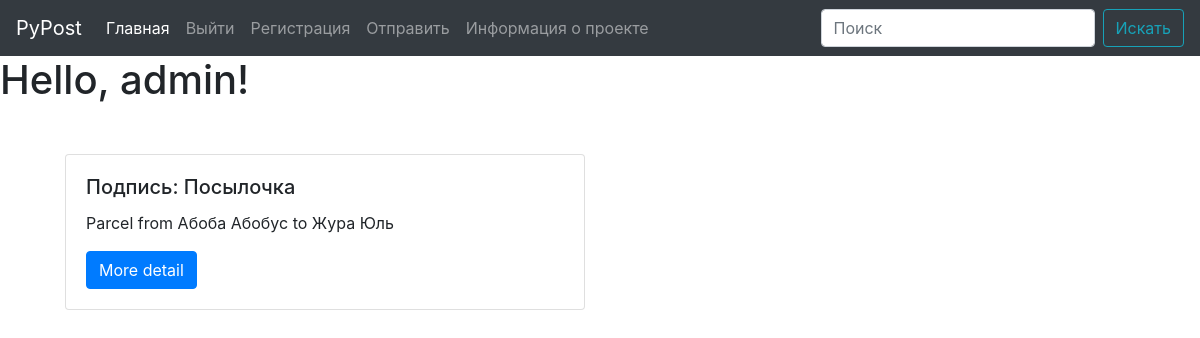
Screenshot of / (signed in) with the database file from the repository.
### postapp/models.py (models this page shows)
class PostalItem(models.Model):
    id = models.AutoField(primary_key=True, unique=True)
    name = models.CharField(max_length=100, null=True)
    sender = models.ForeignKey(Customer, related_name='senders', on_delete=models.CASCADE)
    receiver = models.ForeignKey(Customer, related_name='receivers', on_delete=models.CASCADE)
    departure_date = models.DateField(auto_now_add=True)
    type = models.CharField(max_length=9, choices=CHOICES)
    class Meta:
        db_table = 'postal_item'
        ordering = ['-departure_date']
    def __str__(self):
        return f"{self.get_type_display()} from {self.sender} to {self.receiver}"

class Customer(models.Model):
    id = models.AutoField(primary_key=True, unique=True)
    user = models.ForeignKey(User, related_name="customers", on_delete=models.CASCADE)
    first_name = models.CharField(max_length=50)
    last_name = models.CharField(max_length=50)
    adress = models.CharField(max_length=50)
    index = models.CharField(max_length=6)
    class Meta:
        db_table = 'customer'
        ordering = ['first_name', 'last_name']
    def __str__(self):
        return f"{self.first_name} {self.last_name}"

### postapp/views.py (the view)
# urls.py: path('', views.IndexView.as_view(), name='index'),
class IndexView(ListView):
    model = PostalItem
    context_object_name = 'items'
    template_name = 'index.html'

### templates/index.html
{% extends 'base.html' %}
{%block content%}
  {% if user.is_authenticated %}
    <h1>Hello, {{user.username}}!</h1>
  {% endif%}
  {% if items %}
    {%for item in items%}
        <div class="row" style="margin: 50px;">
            <div class="col-sm-6">
              <div class="card">
                <div class="card-body">
                  <h5 class="card-title">Подпись: {{item.name}}</h5>
                  <p class="card-text">{{item}}</p>
                  <a href="{%url 'detail' item.id%}" class="btn btn-primary">More detail</a>
              </div>
            </div>
          </div>
        </div>
    {%endfor%}
  {% else %}
        <h1>Nothing here!</h1>
  {% endif %}
{%endblock content%}

### rows the page displays
PostalItem: name "Посылочка", type+sender+receiver "Parcel from Абоба Абобус to Жура Юль"

### other values shown
{{ user.username }} "admin"
